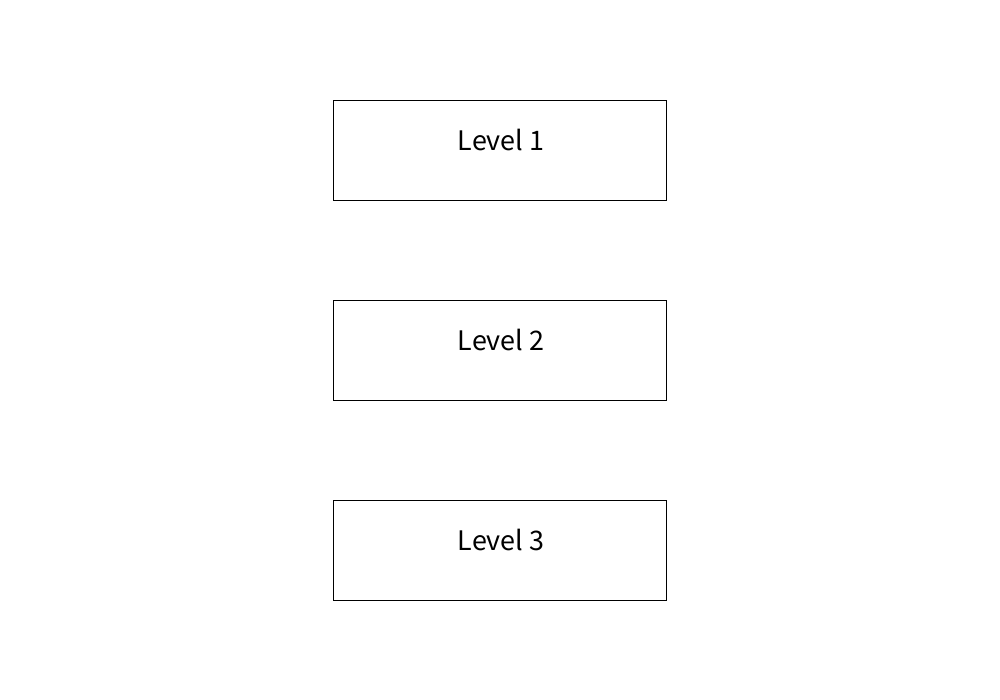
Frame 1 (no input)
Frame 60 (the mouse pressed at the canvas centre just before this capture): identical to frame 1, image omitted
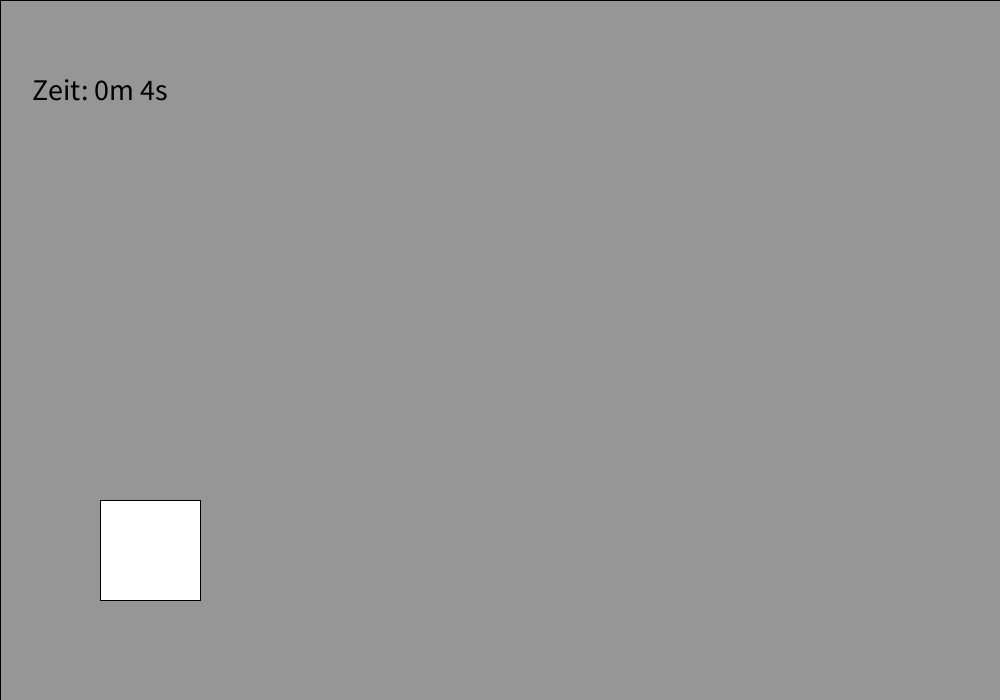
Frame 120 (the mouse held since frame 60 and released just before this capture)

The Processing sketch that drew these frames (run headless with seeded random() and noise(); from frame 60 on, the mouse is pressed at the canvas centre):

// Processing sketch: Game
// ── Game.pde
// Alle Objekte deklarieren
Figur f;
xObstacles1Level1 o1;
xObstacles1Level2 o2;
xObstacles1Level3 o3;
Welt w;
Score s;
Menu m;

// Movement-Variablen
boolean movePlayer = true;
float xVerschieben = 0, yVerschieben = 0;
// Menu-Variablen
boolean level_1 = false;
boolean level_2 = false;
boolean level_3 = false;
boolean reset_1  = false;

boolean l1,l2,l3,r1;
// Window-Variablen
int hWindow = 700, wWindow = 1000, hFigur = 100, wFigur = 100;

// Window-size setzen
void settings()
{
  size (wWindow, hWindow);
}

// Alle Objekte erzeugen
void setup()
{
  w  = new Welt(0, 0, 2000, hWindow, color(150, 150, 150));
  f  = new Figur(100, hWindow-hFigur-100, wFigur, hFigur, color(255, 255, 255));
  o1 = new xObstacles1Level1();
  o2 = new xObstacles1Level2();
  o3 = new xObstacles1Level3();
  s  = new Score();
  m  = new Menu();
}

// Loop Game
void draw()
{
  // Ebenen erzeugen
  background(255, 255, 255);
  m.erzeugen();
  
  if (mousePressed && level_1 == true)
  {
    l1 = true;
    l2 = l3 = r1 =  false;
  }
  if (mousePressed && level_2 == true)
  {
    l2 = true;
    l1 = l3 = r1 =  false;
  }
  if (mousePressed && level_3 == true)
  {
    l3 = true;
    l1 = l2 = r1 =  false;
  }

  if(l1 == true)
  {
    background(255, 255, 255);
    w.erzeugen();
    o1.erzeugen();
    f.erzeugen();
  }
  else if(l2 == true)
  {
    background(255, 255, 255);
    w.erzeugen();
    o2.erzeugen();
    f.erzeugen();
  }
  else if(l3 == true)
  {
    background(255, 255, 255);
    w.erzeugen();
    o3.erzeugen();
    f.erzeugen();
  }

  // Checken ob der Move Legal ist
  if (movePlayer == true)
  {
    // Checken ob ein Key gedrückt wird
    if (keyPressed == true)
    {
      // Allen Key-Optionen wird eine Aktion zugordnet
      switch(key)
      {
      case 'w':
        // Check flür obere Border
        if (f.y1 > 10)
        {
          yVerschieben = -10;
        } else
        {
          yVerschieben = -f.y1;
        }
        break;
        // Check für linke Border
      case 'a':
        if (f.x1 > 10)
        {
          xVerschieben = -10;
        } else
        {
          xVerschieben = -f.x1;
        }
        break;
        // Check für untere Border
      case 's':
        if (f.y1 + f.y2 < hWindow - 10)
        {
          yVerschieben = 10;
        } else
        {
          yVerschieben = hWindow - f.y1 - f.y2;
        }
        break;
        // Check für rechte Border
      case 'd':
        if (f.x1 + f.x2 < wWindow - 10)
        {
          xVerschieben = 10;
        } else
        {
          xVerschieben = wWindow - f.x1 - f.x2;
        }
        break;
        // Ein nicht relevanter Key wird gedrückt
      default:
        break;
      }
      // Figur Wird bewegt
      f.x1 += xVerschieben;
      f.y1 += yVerschieben;
      // MoveVariable wid auf 0 gesetzt um ungewollte bewegungen zu verhindern
      xVerschieben = 0;
      yVerschieben = 0;
    }
  }
  // Move ist Illegal -> GameOver
  else
  {
    fill(0, 0, 0);
    textSize(30);
    textAlign(CENTER);
    text("YOU LOST! \n Time: " + s.getTimeSpent() + "\n SCORE:"+ s.getScore(), wWindow / 2, 400);
    m.reset();
  if (mousePressed &&  reset_1 == true)
  {
    r1 = true;
    l1 = l2 = l3 =false;
  }
  if(r1 == true)
  {
    o1.reset();
    o2.reset();
    o3.reset();
    background(255, 255, 255);
    m.erzeugen();
    }
  }
}

// ── Figur.pde
class Figur
{
  // Variablen des Objekts speichern
  int x1, y1, x2, y2;
  color c;

  Figur(int xZ1, int yZ1, int xZ2, int yZ2, color cZ)
  {
    // Variablen überschreiben
    x1 = xZ1;
    y1 = yZ1;
    x2 = xZ2;
    y2 = yZ2;
    c = cZ;
  }

  // "Figur" auf dem Screen erstellen
  void erzeugen()
  {
    fill(c);
    rect(x1, y1, x2, x2);
  }
}

// ── Menu.pde
class Menu
{
  // Variablen des Objekts speichern
  float x1_1 = wWindow / 3,   y1_1 = hWindow / 7, x1_2 = wWindow / 3, y1_2 = hWindow / 7, 
        x2_1 = wWindow / 3,   y2_1 = hWindow / 7 * 3, x2_2 = wWindow / 3, y2_2 = hWindow / 7, 
        x3_1 = wWindow / 3,   y3_1 = hWindow / 7 * 5, x3_2 = wWindow / 3, y3_2 = hWindow / 7, 
        x4_1 = wWindow / 20,  y4_1 = hWindow / 7 * 4, x4_2 = wWindow / 3, y4_2 = hWindow / 7;

  //Variablen mit Farben benennen
  color c1 = color(0, 0, 0), c2 = color(255, 255, 255);

  //Rechtecke werden erstellt
  void erzeugen()
  {
    background(255,255,255);
    fill(c2);
    rect(x1_1, y1_1, x1_2, y1_2);
    rect(x2_1, y2_1, x2_2, y2_2);
    rect(x3_1, y3_1, x3_2, y3_2);
    //Level Beschriftung
    fill(c1);
    textSize(30);
    textAlign(CENTER);
    text("Level 1", wWindow /2, hWindow * 1.5 / 7);
    text("Level 2", wWindow /2, hWindow * 3.5 / 7);
    text("Level 3", wWindow /2, hWindow * 5.5 / 7);
    m.pruefen();
  }
  //Pruefung für die Maus
  void pruefen() {
    if (
      (mouseX > x1_1 && mouseX < x1_1 + x1_2  &&  mouseY > y1_1 && mouseY < y1_1 + y1_2)
      )
    {
      level_1 = true;
    } else
    {
      level_1 = false;
    }
    if (
      (mouseX > x2_1 && mouseX < x2_1 + x2_2  &&  mouseY > y2_1 && mouseY < y2_1 + y2_2)
      )
    {
      level_2 = true;
    } else
    {
      level_2 = false;
    }
    if (
      (mouseX > x3_1 && mouseX < x3_1 + x3_2  &&  mouseY > y3_1 && mouseY < y3_1 + y3_2)
      )
    {
      level_3 = true;
    } else
    {
      level_3 = false;
    }
      
     if (
      (mouseX > x4_1 && mouseX < x4_1 + x4_2  &&  mouseY > y4_1 && mouseY < y4_1 + y4_2)
      )
    {
      reset_1 = true;
      }
      else
    {
      reset_1 = false;
    }
  }
  void reset() 
  {
      fill(c2);
    rect(x4_1, y4_1, x4_2, y4_2);
    fill(c1);
    textSize(30);
    textAlign(CENTER);
    text("Menu", wWindow / 5 , 450);
   
  }
}

// ── Score.pde
class Score
{
  // Ausgabe von der verbrachten Zeit in Minuten und Sekunden
  String getTimeSpent()
  {
    // GetVariable von Welt
    int time = w.getTime();
    return str((time/(1000*60))%60) + "m " + str((time/1000)%60) + "s";
  }

  // Ausgabe von dem erreichten Score
  String getScore()
  {
    return str(w.getTime());
  }
}

// ── Welt.pde
// Interne Varariablen
int cCounter = 0;
boolean timerStatus = true;
class Welt
{
  // Varariablen des Objekts speichern
  int x1, y1, x2, y2;
  color c;

  Welt(int xZ1, int yZ1, int xZ2, int yZ2, color cZ)
  {
    // Vars überschreiben
    x1 = xZ1;
    y1 = yZ1;
    x2 = xZ2;
    y2 = yZ2;
    c = cZ;
  }

  // "Figur" auf dem Screen erstellen
  void erzeugen()
  {
    fill(c);
    rect(x1, y1, x2, y2);
    time();
  }

  // Time-tracker (Zeit seit "launch")
  void time()
  {
    fill(0, 0, 0);
    textAlign(CENTER);
    textSize(30);
    if (timerStatus == true)
    {
      // cTime tracks runtime
      int cTime = millis();
      text("Zeit: " + ((cTime-cCounter)/(1000*60))%60 + "m " + ((cTime-cCounter)/1000)%60 + "s", 100, 100);
      if (movePlayer == false)
      {
        // cCounter speichert cTime wenn collision auftritt
        cCounter = cTime;
        // Timer wird "resettet"
        cTime = (millis() - cCounter);
        // cCounter (Time spent until fail) wird in der Konsole ausgegeben
        println(cCounter);
        // Timer wird gestoppt
        timerStatus = false;
      }
    }
  }

  // Ausgabe der insgesamt verbrachten Zeit
  int getTime()
  {
    return cCounter;
  }

  // Ausgabe vom Status des Timers
  boolean getStatus()
  {
    return timerStatus;
  }
}

// ── xObstacles1Level1.pde
float speed1_1 = 5;
float speed1_2 = 5;
float speed1_3 = 5;
float speed1_4 = 5;
float speed1_5 = 5;
class xObstacles1Level1
{
  // n = rectNummer
  // xn_1 = xVariable 
  // xn_2 = width
  // yn_1 = yVariable
  // yn_2 = height
  float x1_1 = wWindow, y1_1 = 50, x1_2 = 200, y1_2 = random(5, 100), 
        x2_1 = wWindow, y2_1 = 300, x2_2 = 300, y2_2 = random(5, 100), 
        x3_1 = wWindow, y3_1 = 100, x3_2 = 400, y3_2 = random(5, 100), 
        x4_1 = wWindow, y4_1 = 100, x4_2 = 400, y4_2 = random(5, 100), 
        x5_1 = wWindow, y5_1 = 100, x5_2 = 400, y5_2 = random(5, 100);


  // PreSet Color
  color c = color(100, 100, 100);

  // Alle "Obstacles"(rect()) auf dem Screen erstellen
  void erzeugen()
  {
    fill(c);
    rect(x1_1, y1_1, x1_2, y1_2);
    rect(x2_1, y2_1, x2_2, y2_2);
    rect(x3_1, y3_1, x3_2, y3_2);
    rect(x4_1, y4_1, x4_2, y4_2);
    rect(x5_1, y5_1, x5_2, y5_2);

    // Collision checken
    o1.pruefen();
    o1.bewegen();
  }

  // Collision-Check: |Rect - Figur|
  void pruefen()

  {
    // Collision-Detection
    if (
      (f.x1 + f.x2 < x1_1 || f.x1 > x1_1 + x1_2  ||  f.y1 + f.y2 < y1_1 || f.y1 > y1_1 + y1_2) &&
      (f.x1 + f.x2 < x2_1 || f.x1 > x2_1 + x2_2  ||  f.y1 + f.y2 < y2_1 || f.y1 > y2_1 + y2_2) &&
      (f.x1 + f.x2 < x3_1 || f.x1 > x3_1 + x3_2  ||  f.y1 + f.y2 < y3_1 || f.y1 > y3_1 + y3_2) &&
      (f.x1 + f.x2 < x3_1 || f.x1 > x4_1 + x4_2  ||  f.y1 + f.y2 < y4_1 || f.y1 > y4_1 + y4_2) &&
      (f.x1 + f.x2 < x3_1 || f.x1 > x5_1 + x5_2  ||  f.y1 + f.y2 < y5_1 || f.y1 > y5_1 + y5_2)
      )
    {
      movePlayer = true;
    } else
    {
      movePlayer = false;
    }
  }
  void bewegen() {
    if (movePlayer == true) {
      //Move erstes Objekt 
      x1_1 -= speed1_1;
      if (x1_1 <= -x1_2) {
        speed1_1 = (0.1 * ((millis() - w.getTime()) / 100));
        speed1_1 *= -1;
        y1_1 = int(random(0, hWindow));
      }
      
      if (x1_1 >= wWindow ) {
        speed1_1 *= -1;
        y1_1 = int(random(0, hWindow));
        speed1_1 = (0.1 * ((millis() - w.getTime()) / 100));
      }

      x2_1 -= speed1_2;
      if (x2_1 <= -x2_2 ) {
        speed1_2 *= -1;
        y2_1 = int(random(0, hWindow));
      }
      if (x2_1 >= wWindow ) {
        speed1_2 *= -1;
        y2_1 = int(random(0, hWindow));
        speed1_2 = (0.1 * ((millis() - w.getTime()) / 100));
      }

      x3_1 -= speed1_3;
      if (x3_1 <= -x3_2 ) {
        speed1_3 *= -1;
        y3_1 = int(random(0, hWindow));
      }
      if (x3_1 >= wWindow ) {
        speed1_3 *= -1;
        y3_1 = int(random(0, hWindow));
        speed1_3 = (0.1 * ((millis() - w.getTime()) / 100));
      }

      x4_1 -= speed1_4;
      if (x4_1 <= -x4_2 ) {
        speed1_4 *= -1;
        y4_1 = int(random(0, hWindow));
      }
      if (x4_1 >= wWindow ) {
        speed1_4 *= -1;
        y4_1 = int(random(0, hWindow));
        speed1_4 = (0.1 * ((millis() - w.getTime()) / 100));
      }

      x5_1 -= speed1_5;
      if (x5_1 <= -x5_2 ) {
        speed1_5 *= -1;
        y5_1 = int(random(0, hWindow));
      }
      if (x5_1 >= wWindow ) {
        speed1_5 *= -1;
        y5_1 = int(random(0, hWindow));
        speed1_5 = (0.1 * ((millis() - w.getTime()) / 100));
      }
    }
  }
  void reset()
  {
    movePlayer = true;
        x1_1 = wWindow; y1_1 = 50;  x1_2 = 200; y1_2 = random(5, 100);
        x2_1 = wWindow; y2_1 = 300; x2_2 = 300; y2_2 = random(5, 100);
        x3_1 = wWindow; y3_1 = 100; x3_2 = 400; y3_2 = random(5, 100); 
        x4_1 = wWindow; y4_1 = 100; x4_2 = 400; y4_2 = random(5, 100); 
        x5_1 = wWindow; y5_1 = 100; x5_2 = 400; y5_2 = random(5, 100);
  }
    
}

// ── xObstacles1Level2.pde
float speed2_1 = 5;
float speed2_2 = 5;
float speed2_3 = 5;
float speed2_4 = 5;
float speed2_5 = 5;
class xObstacles1Level2
{
  // n = rectNummer
  // xn_1 = xVariable 
  // xn_2 = width
  // yn_1 = yVariable
  // yn_2 = height
  float x1_1 = wWindow, y1_1 = 50, x1_2 = 200, y1_2 = random(5, 100), 
        x2_1 = wWindow, y2_1 = 300, x2_2 = 300, y2_2 = random(5, 100), 
        x3_1 = wWindow, y3_1 = 100, x3_2 = 400, y3_2 = random(5, 100), 
        x4_1 = wWindow, y4_1 = 100, x4_2 = 400, y4_2 = random(5, 100), 
        x5_1 = wWindow, y5_1 = 100, x5_2 = 400, y5_2 = random(5, 100);


  // PreSet Color
  color c = color(100, 100, 100);

  // Alle "Obstacles"(rect()) auf dem Screen erstellen
  void erzeugen()
  {
    fill(c);
    rect(x1_1, y1_1, x1_2, y1_2);
    rect(x2_1, y2_1, x2_2, y2_2);
    rect(x3_1, y3_1, x3_2, y3_2);
    rect(x4_1, y4_1, x4_2, y4_2);
    rect(x5_1, y5_1, x5_2, y5_2);

    // Collision checken
    o1.pruefen();
    o1.bewegen();
  }

  // Collision-Check: |Rect - Figur|
  void pruefen()

  {
    // Collision-Detection
    if (
      (f.x1 + f.x2 < x1_1 || f.x1 > x1_1 + x1_2  ||  f.y1 + f.y2 < y1_1 || f.y1 > y1_1 + y1_2) &&
      (f.x1 + f.x2 < x2_1 || f.x1 > x2_1 + x2_2  ||  f.y1 + f.y2 < y2_1 || f.y1 > y2_1 + y2_2) &&
      (f.x1 + f.x2 < x3_1 || f.x1 > x3_1 + x3_2  ||  f.y1 + f.y2 < y3_1 || f.y1 > y3_1 + y3_2) &&
      (f.x1 + f.x2 < x3_1 || f.x1 > x4_1 + x4_2  ||  f.y1 + f.y2 < y4_1 || f.y1 > y4_1 + y4_2) &&
      (f.x1 + f.x2 < x3_1 || f.x1 > x5_1 + x5_2  ||  f.y1 + f.y2 < y5_1 || f.y1 > y5_1 + y5_2)
      )
    {
      movePlayer = true;
    } else
    {
      movePlayer = false;
    }
  }
  void bewegen() {
    if (movePlayer == true) {
      //Move erstes Objekt 
      x1_1 -= speed2_1;
      if (x1_1 <= -x1_2) {
        speed2_1 = (0.1 * ((millis() - w.getTime()) / 100));
        speed2_1 *= -1;
        y1_1 = int(random(0, hWindow));
      }
      
      if (x1_1 >= wWindow ) {
        speed2_1 *= -1;
        y1_1 = int(random(0, hWindow));
        speed2_1 = (0.1 * ((millis() - w.getTime()) / 100));
      }

      x2_1 -= speed2_2;
      if (x2_1 <= -x2_2 ) {
        speed2_2 *= -1;
        y2_1 = int(random(0, hWindow));
      }
      if (x2_1 >= wWindow ) {
        speed2_2 *= -1;
        y2_1 = int(random(0, hWindow));
        speed2_2 = (0.1 * ((millis() - w.getTime()) / 100));
      }

      x3_1 -= speed2_3;
      if (x3_1 <= -x3_2 ) {
        speed2_3 *= -1;
        y3_1 = int(random(0, hWindow));
      }
      if (x3_1 >= wWindow ) {
        speed2_3 *= -1;
        y3_1 = int(random(0, hWindow));
        speed2_3 = (0.1 * ((millis() - w.getTime()) / 100));
      }

      x4_1 -= speed1_4;
      if (x4_1 <= -x4_2 ) {
        speed2_4 *= -1;
        y4_1 = int(random(0, hWindow));
      }
      if (x4_1 >= wWindow ) {
        speed2_4 *= -1;
        y4_1 = int(random(0, hWindow));
        speed2_4 = (0.1 * ((millis() - w.getTime()) / 100));
      }

      x5_1 -= speed2_5;
      if (x5_1 <= -x5_2 ) {
        speed2_5 *= -1;
        y5_1 = int(random(0, hWindow));
      }
      if (x5_1 >= wWindow ) {
        speed2_5 *= -1;
        y5_1 = int(random(0, hWindow));
        speed2_5 = (0.1 * ((millis() - w.getTime()) / 100));
      }
    }
  }
  void reset()
  {
    movePlayer = true;
        x1_1 = wWindow; y1_1 = 50;  x1_2 = 200; y1_2 = random(5, 100);
        x2_1 = wWindow; y2_1 = 300; x2_2 = 300; y2_2 = random(5, 100);
        x3_1 = wWindow; y3_1 = 100; x3_2 = 400; y3_2 = random(5, 100); 
        x4_1 = wWindow; y4_1 = 100; x4_2 = 400; y4_2 = random(5, 100); 
        x5_1 = wWindow; y5_1 = 100; x5_2 = 400; y5_2 = random(5, 100);
  }
}

// ── xObstacles1Level3.pde
float speed3_1 = 5;
float speed3_2 = 5;
float speed3_3 = 5;
float speed3_4 = 5;
float speed3_5 = 5;
class xObstacles1Level3
{
  // n = rectNummer
  // xn_1 = xVariable 
  // xn_2 = width
  // yn_1 = yVariable
  // yn_2 = height
  float x1_1 = wWindow, y1_1 = 50, x1_2 = 200, y1_2 = random(5, 100), 
        x2_1 = wWindow, y2_1 = 300, x2_2 = 300, y2_2 = random(5, 100), 
        x3_1 = wWindow, y3_1 = 100, x3_2 = 400, y3_2 = random(5, 100), 
        x4_1 = wWindow, y4_1 = 100, x4_2 = 400, y4_2 = random(5, 100), 
        x5_1 = wWindow, y5_1 = 100, x5_2 = 400, y5_2 = random(5, 100);


  // PreSet r
  color c = color(100, 100, 100);

  // Alle "Obstacles"(rect()) auf dem Screen erstellen
  void erzeugen()
  {
    fill(c);
    rect(x1_1, y1_1, x1_2, y1_2);
    rect(x2_1, y2_1, x2_2, y2_2);
    rect(x3_1, y3_1, x3_2, y3_2);
    rect(x4_1, y4_1, x4_2, y4_2);
    rect(x5_1, y5_1, x5_2, y5_2);

    // Collision checken
    o1.pruefen();
    o1.bewegen();
  }

  // Collision-Check: |Rect - Figur|
  void pruefen()

  {
    // Collision-Detection
    if (
      (f.x1 + f.x2 < x1_1 || f.x1 > x1_1 + x1_2  ||  f.y1 + f.y2 < y1_1 || f.y1 > y1_1 + y1_2) &&
      (f.x1 + f.x2 < x2_1 || f.x1 > x2_1 + x2_2  ||  f.y1 + f.y2 < y2_1 || f.y1 > y2_1 + y2_2) &&
      (f.x1 + f.x2 < x3_1 || f.x1 > x3_1 + x3_2  ||  f.y1 + f.y2 < y3_1 || f.y1 > y3_1 + y3_2) &&
      (f.x1 + f.x2 < x3_1 || f.x1 > x4_1 + x4_2  ||  f.y1 + f.y2 < y4_1 || f.y1 > y4_1 + y4_2) &&
      (f.x1 + f.x2 < x3_1 || f.x1 > x5_1 + x5_2  ||  f.y1 + f.y2 < y5_1 || f.y1 > y5_1 + y5_2)
      )
    {
      movePlayer = true;
    } else
    {
      movePlayer = false;
    }
  }
  void bewegen() {
    if (movePlayer == true) {
      //Move erstes Objekt 
      x1_1 -= speed3_1;
      if (x1_1 <= -x1_2) {
        speed3_1 *= -1;
        y1_1 = int(random(0, hWindow));
      }
      if (x1_1 >= wWindow ) {
        speed3_1 *= -1;
        y1_1 = int(random(0, hWindow));
        speed3_1 = (0.1 * ((millis() - w.getTime()) / 100));
      }

      x2_1 -= speed3_2;
      if (x2_1 <= -x2_2 ) {
        speed3_2 *= -1;
        y2_1 = int(random(0, hWindow));
      }
      if (x2_1 >= wWindow ) {
        speed3_2 *= -1;
        y2_1 = int(random(0, hWindow));
        speed3_2 = (0.1 * ((millis() - w.getTime()) / 100));
      }

      x3_1 -= speed3_3;
      if (x3_1 <= -x3_2 ) {
        speed3_3 *= -1;
        y3_1 = int(random(0, hWindow));
      }
      if (x3_1 >= wWindow ) {
        speed3_3 *= -1;
        y3_1 = int(random(0, hWindow));
        speed3_3 = (0.1 * ((millis() - w.getTime()) / 100));
      }

      x4_1 -= speed3_4;
      if (x4_1 <= -x4_2 ) {
        speed3_4 *= -1;
        y4_1 = int(random(0, hWindow));
      }
      if (x4_1 >= wWindow ) {
        speed3_4 *= -1;
        y4_1 = int(random(0, hWindow));
        speed3_4 = (0.1 * ((millis() - w.getTime()) / 100));
      }

      x5_1 -= speed3_5;
      if (x5_1 <= -x5_2 ) {
        speed3_5 *= -1;
        y5_1 = int(random(0, hWindow));
      }
      if (x5_1 >= wWindow ) {
        speed3_5 *= -1;
        y5_1 = int(random(0, hWindow));
        speed3_5 = (0.1 * ((millis() - w.getTime()) / 100));
      }
    }
  }
  void reset()
  {
    movePlayer = true;
        x1_1 = wWindow; y1_1 = 50;  x1_2 = 200; y1_2 = random(5, 100);
        x2_1 = wWindow; y2_1 = 300; x2_2 = 300; y2_2 = random(5, 100);
        x3_1 = wWindow; y3_1 = 100; x3_2 = 400; y3_2 = random(5, 100); 
        x4_1 = wWindow; y4_1 = 100; x4_2 = 400; y4_2 = random(5, 100); 
        x5_1 = wWindow; y5_1 = 100; x5_2 = 400; y5_2 = random(5, 100);
  }
}
